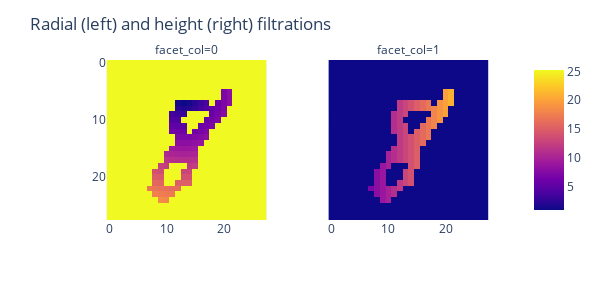

The notebook cell this image was saved under:
### Code cell
imgs = np.vstack((I_rad, I_height)).reshape(2,28,28)
fig = px.imshow(imgs, facet_col=0, facet_col_wrap=2)
fig.update_layout(height=300, width=600, title="Radial (left) and height (right) filtrations")
fig.show()

### Figure 1 — Plotly figure (JSON) as saved in the notebook; plotly's stock layout.template omitted (floating-point values rounded to 4 significant figures; data arrays with more than 128 entries replaced by an {"elided": "..."} marker saying what was removed)
{"data": [{"coloraxis": "coloraxis", "hovertemplate": "x: %{x}<br>y: %{y}<br>color: %{z}<extra></extra>", "name": "0", "type": "heatmap", "xaxis": "x", "yaxis": "y", "z": {"elided": "28x28 float values"}}, {"coloraxis": "coloraxis", "hovertemplate": "x: %{x}<br>y: %{y}<br>color: %{z}<extra></extra>", "name": "1", "type": "heatmap", "xaxis": "x2", "yaxis": "y2", "z": {"elided": "28x28 int values"}}], "layout": {"annotations": [{"font": {}, "showarrow": false, "text": "facet_col=0", "x": 0.245, "xanchor": "center", "xref": "paper", "y": 1, "yanchor": "bottom", "yref": "paper"}, {"font": {}, "showarrow": false, "text": "facet_col=1", "x": 0.755, "xanchor": "center", "xref": "paper", "y": 1, "yanchor": "bottom", "yref": "paper"}], "coloraxis": {"colorscale": [[0, "#0d0887"], [0.1111, "#46039f"], [0.2222, "#7201a8"], [0.3333, "#9c179e"], [0.4444, "#bd3786"], [0.5556, "#d8576b"], [0.6667, "#ed7953"], [0.7778, "#fb9f3a"], [0.8889, "#fdca26"], [1, "#f0f921"]]}, "height": 300, "margin": {"t": 60}, "title": {"text": "Radial (left) and height (right) filtrations"}, "width": 600, "xaxis": {"anchor": "y", "constrain": "domain", "domain": [0, 0.49], "scaleanchor": "y"}, "xaxis2": {"anchor": "y2", "domain": [0.51, 1], "matches": "x"}, "yaxis": {"anchor": "x", "autorange": "reversed", "constrain": "domain", "domain": [0, 1]}, "yaxis2": {"anchor": "x2", "domain": [0, 1], "matches": "y", "showticklabels": false}}}
